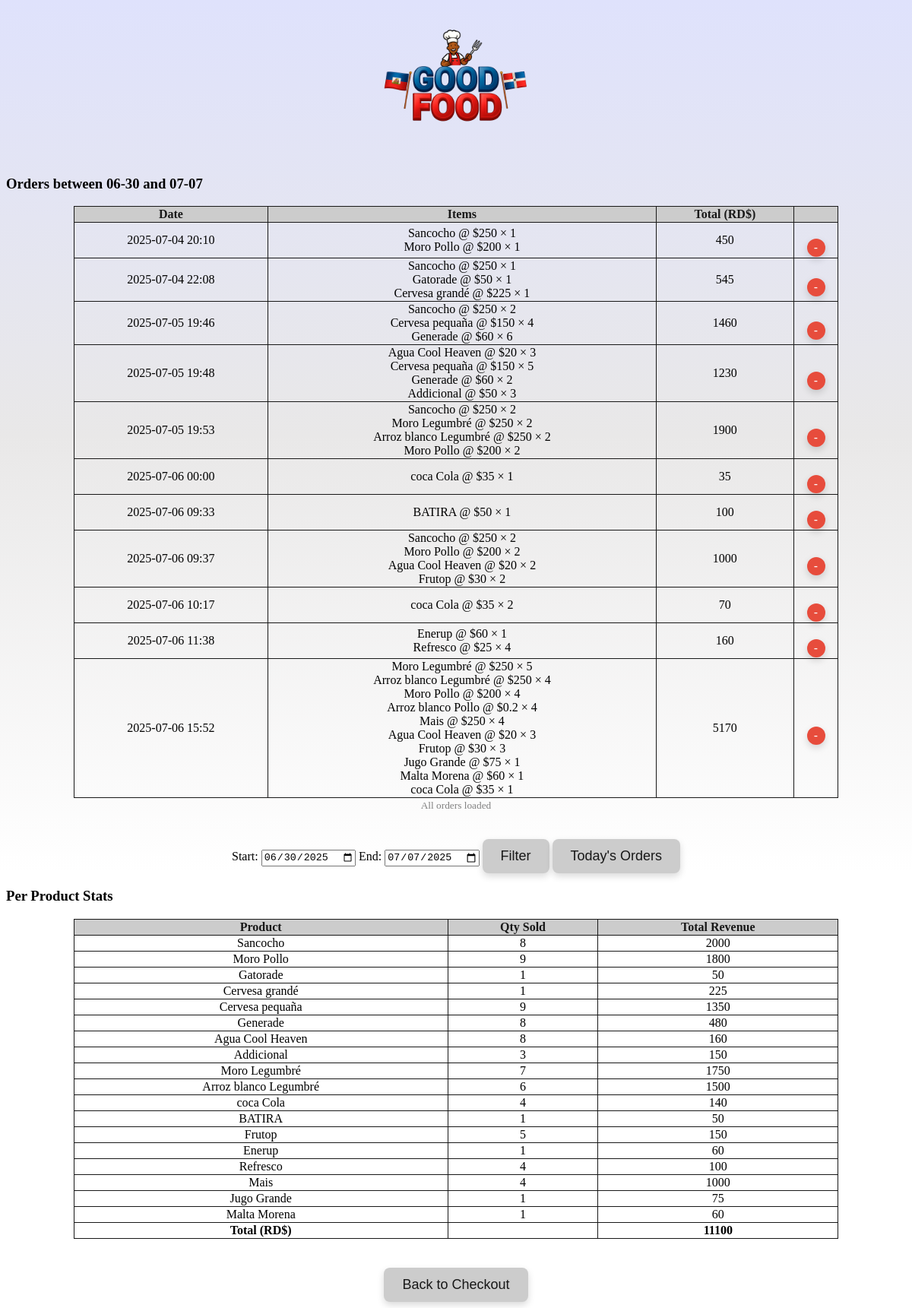
Page /chart on the committed database.
### tables this page shows
CREATE TABLE "orders" (
        id INTEGER PRIMARY KEY AUTOINCREMENT,
        date DATE NOT NULL,
        products TEXT NOT NULL,
        total INT NOT NULL
    );

CREATE TABLE "products" (id integer primary key  autoincrement, name text not null, price int not null, image text);

### app.py (the view)
@app.route("/chart")
def chart():
    conn = sqlite3.connect(DB_PATH)
    c = conn.cursor()
    start = request.args.get("start")
    end =  request.args.get("end") or date.today()
    offset = request.args.get("offset",50)
    if not start:
        start = end - timedelta(days=7)
    start_full = f"{str(start)} 00:00:00"
    end_full = f"{str(end)} 23:59:59"
    length = c.execute("select count(*) from orders where date between ? and ?",(start_full, end_full)).fetchone()[0]
    c.execute("Select id, date, products, total from orders where date between ? and ? Limit  ?", (start_full,end_full,offset))
    data = c.fetchall()
    c.execute("Select name, price from products")
    prod = c.fetchall()
    pdict = {name:price for name,price in prod}
    summ = {}
    full_total = 0
    for _, _, items, _ in data:
        for item in items.split(","):
            item = item.strip()
            if not item:
                continue
            try:
                name_price, qty = item.split(";",1)
                name, price = name_price.split(":",1)
                name = name.strip()
                price = int(price.strip())
                qty = int(qty.strip())
                if not name:
                    name = "Other"
                if name not in summ:
                    summ[name] = {'qty': 0, 'total': 0}
                summ[name]['qty'] += qty
                summ[name]['total'] += price * qty
                full_total += price * qty
            except Exception as e:
                print(f"⚠️ Skipped malformed item: {item} ({e})")
    conn.close()
    return render_template("chart.html",
                           orders = data,
                           full_total = full_total,
                           start = str(start),
                           end = str(end),
                           summary = summ,
                           length=length,
                           offset=offset)

### templates/chart.html (shortened to what this page needs)
<!DOCTYPE html>
<html>
<head>
  <link rel = stylesheet href = "static/styles.css">
</head>
<body>
	<div style = "text-align:center">
<img style = "margin-left:auto;margin-right:auto;display:inline-block;max-width:200px;height:auto;" src = "{{url_for('static',filename='gf.png')}}">
    <h3 style = "text-align:left">Orders between <b> {{start[5:]}} </b> and <b> {{end[5:]}} </b></h3>
  <table>
    <thead><tr>
            <th>Date</th>
            <th>Items</th>
            <th>Total (RD$)</th>
		<th></th>
    </tr></thead>
    <tbody>
        {% for id, date, items, total in orders %}
        <tr>
            <td> {{date}}</td>
            <td>
              <ul style="list-style: none; padding-left: 0; margin: 0;">
                {% for item in items.split(",") %}
                {% set item = item.strip() %}
                {% if ":" in item and ";" in item %}
                {% set name_price = item.split(";")[0] %}
                {% set qty = item.split(";")[1].strip() %}
                {% set name = name_price.split(":")[0].strip() %}
                {% set price = name_price.split(":")[1].strip() %}
                <li>{{ name }} @ ${{ price }} × {{ qty }}</li>
                {% else %}
                <li>{{ item }}</li>
                {% endif %}
                {% endfor %}
              </ul>
            </td>
            <td> {{total}}</td>
            <td>
		<form action = "/del_order" method = "post">
			<button type = "submit" class="delete-btn">-</button>
		</form>
            </td>
        </tr>
        {% endfor %}
    </tbody>
  </table>
  {% if length|int > offset|int + 50|int %}
      <form method = "GET" action = "/chart">
          <input type = "hidden" id = "start" name = "start" value = "{{start}}">
          <input type = "hidden" id = "end" name = "end" value = "{{end}}">
          <input type = "hidden" name = "offset" id = "offset" value = "{{offset + 50}}">
          <button type = "submit"">Load More</button>
      </form>
  {%else%}
      <small style = "color:gray;">All orders loaded</small>
  {%endif%}
  <br>
  <form method = "GET" action = "/chart" id = "date-form" style = "margin-top: 1rem">
    <label for = "start">Start:</label>
    <input type = "date" id = "start" name = "start" value = "{{start}}">
    <label for = "end">End:</label>
    <input type = "date" id = "end" name = "end" value = "{{end}}">
    <button type = "submit">Filter</button>
    <button type = "button" onclick = "setToday()">Today's Orders</button>
  </form>
  <h3 style = "text-align:left">Per Product Stats</h3>
  <table>
    <tr>
      <th>Product</th>
      <th>Qty Sold</th>
      <th>Total Revenue</th>
    </tr>
    {% for name, data in summary.items() %}
        {%if data.qty > 0%}
            <tr>
            <td> {{name}} </td>
            <td> {{data.qty}} </td>
            <td> {{data.total}} </td>
            </tr>
        {%endif%}
    {%endfor%}
    <tr style = "font-weight:bold; border-top:1px solid black;">
      <td>Total (RD$)</td>
	<td></td>
      <td>{{full_total}}</td>
    </tr>
  </table>
  <br>
  <form action = "/">
    <button type = "submit"> Back to Checkout</button>
  </form>
</div>
</body>
</html>

### static/styles.css (style rules this page uses)
body { background:linear-gradient(to bottom, rgb(223, 226, 252), #e9e8e8, white, white); background-attachment: fixed; min-height: 100vh; }
button { margin-top: 20px; padding: 12px 24px; font-size: 18px; background-color: #be4272; color: white; border: none; border-radius: 8px; box-shadow: 0 4px 10px rgba(0, 0, 0, 0.15); cursor: pointer; transition: background-color 0.2s ease, transform 0.1s ease; }

### templates/chart.html (style rules this page uses)
table { margin:0 auto; max-width:auto }
* { color:black; }
table { border-collapse: collapse; width: 85%; }
th, td { border: 1px solid #181818; }
th, button { background: #ccc ; color:#181818 }
.delete-btn { background-color:#e74c3c; color:white; border:none; border-radius:50%; width:24px;height:24px; font-size: 16px; line-height:0; cursor:pointer; text-align:center; padding:0; }

### rows in the picture
orders: date "2025-07-04 20:10", total "450"
products: name "Sancocho", price "250", id "1", qty "2", qty "8", total "2000"
products: name "Moro Pollo", price "200", qty "1", qty "2", id "4", qty "9", total "1800"
orders: date "2025-07-04 22:08", name "Gatorade", price "50", qty "1", total "545"
products: name "Cervesa grandé", price "225", qty "1", total "225"
orders: date "2025-07-05 19:46", total "1460"
products: name "Cervesa pequaña", price "150", qty "4", qty "5", qty "9", total "1350"
products: name "Generade", price "60", qty "6", qty "2", qty "8", total "480"
orders: date "2025-07-05 19:48", name "Addicional", price "50", qty "3", total "1230"
products: name "Agua Cool Heaven", price "20", qty "3", qty "2", qty "8", total "160"
orders: date "2025-07-05 19:53", total "1900"
products: name "Moro Legumbré", price "250", id "2", qty "5", qty "7", total "1750"
products: name "Arroz blanco Legumbré", price "250", qty "2", qty "4", qty "6", total "1500"
orders: date "2025-07-06 00:00", name "coca Cola", total "35", qty "1"
orders: date "2025-07-06 09:33", name "BATIRA", price "50", qty "1", total "100"
orders: date "2025-07-06 09:37", total "1000"
products: name "Frutop", price "30", qty "2", qty "3", qty "5", total "150"
orders: date "2025-07-06 10:17", name "coca Cola", price "35", qty "2", total "70"
orders: date "2025-07-06 11:38", total "160"
products: name "Enerup", price "60", qty "1", total "60"
products: name "Refresco", price "25", qty "4", total "100"
orders: date "2025-07-06 15:52", total "5170"
products: name "Arroz blanco Pollo", price "0.2", qty "4"
products: name "Mais", price "250", qty "4", total "1000"
products: name "Jugo Grande", price "75", qty "1", total "75"
products: name "Malta Morena", price "60", qty "1", total "60"
products: name "coca Cola", price "35", qty "1", qty "4", total "140"
products: name "BATIRA", qty "1", total "50"

### other values in the picture
{{ start[5:] }} "06-30"
{{ end[5:] }} "07-07"
{{ name }} "Gatorade" "Addicional"
{{ data.qty }} "1" "3"
{{ data.total }} "50" "150"
{{ full_total }} "11100"
